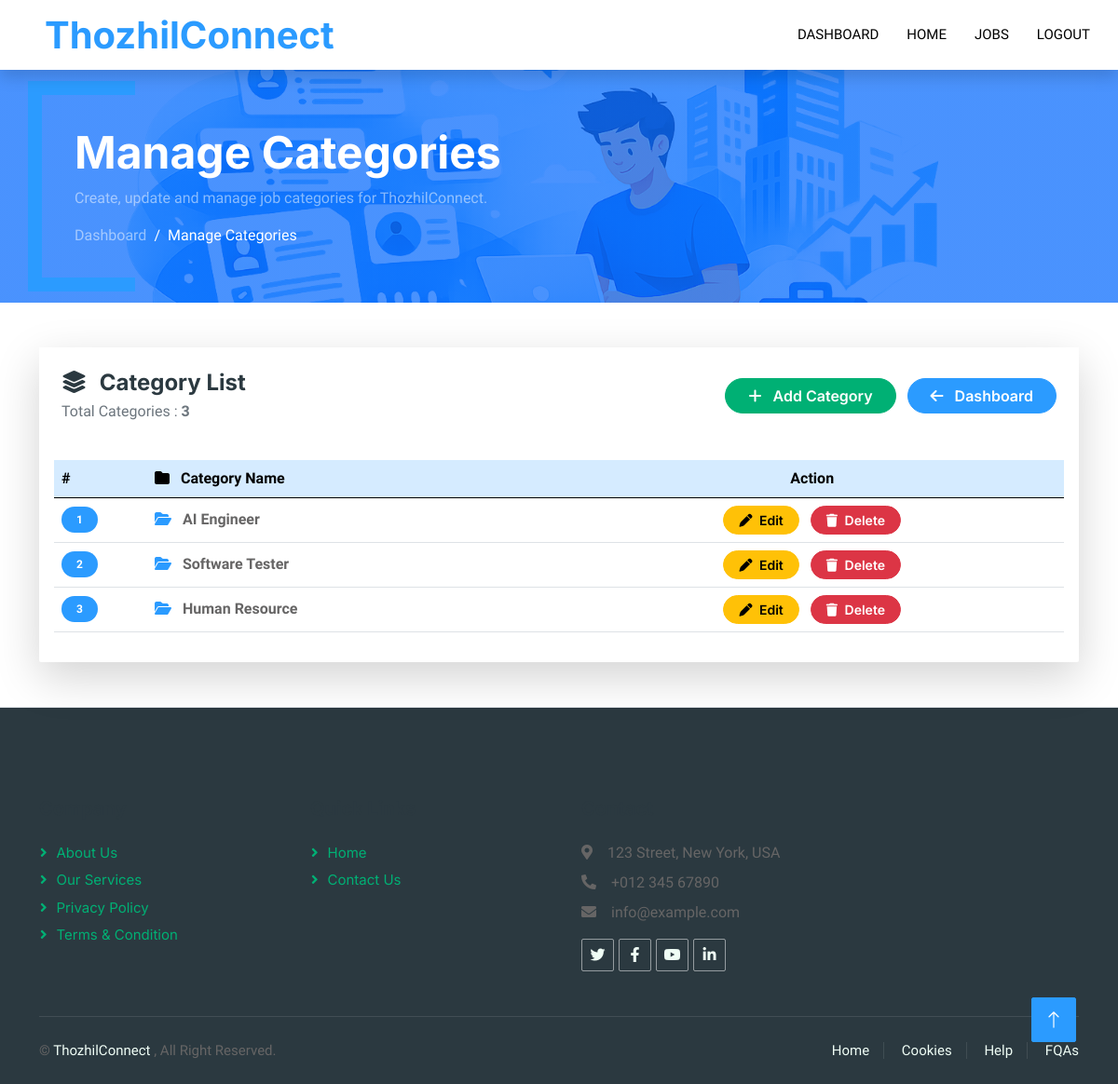
The app's page /adminpanel/categories (signed in) with its own data.
### jobs/models.py (models this page shows, shortened)
class Category(models.Model):
    category_name = models.CharField(max_length=100)
    icon = icon = models.CharField(max_length=100,default="fa-solid fa-briefcase")

### adminpanel/views.py (the view)
# urls.py: path('categories',views.ManageCategoryView.as_view(),name="categories"),
class ManageCategoryView(View):
    def get(self,request):
        if not request.user.is_superuser:
            return redirect("home")
        categories = Category.objects.all()
        context = {'categories':categories}
        return render(request,'adminpanel/categories.html',context)

### templates/adminpanel/categories.html (shortened to what this page needs)
{% extends 'base.html' %}
{% load static %}
{% block content %}
<div class="container-fluid page-header mb-5">
    <div class="container py-5">
        <h1 class="display-5 text-white fw-bold">
            Manage Categories
        </h1>
        <p class="text-white-50">
            Create, update and manage job categories for ThozhilConnect.
        </p>
        <nav aria-label="breadcrumb">
            <ol class="breadcrumb mb-0">
                <li class="breadcrumb-item">
                    <a href="{% url 'adminpanel:admindashboard' %}"
                       class="text-white-50">
                        Dashboard
                    </a>
                </li>
                <li class="breadcrumb-item active text-white">
                    Manage Categories
                </li>
            </ol>
        </nav>
    </div>
</div>
<div class="container mb-5">
    <div class="card border-0 shadow-lg rounded-4">
        <div class="card-header bg-white border-0 py-4 px-4">
            <div class="d-flex justify-content-between align-items-center flex-wrap">
                <div>
                    <h4 class="fw-bold text-dark mb-1">
                        <i class="fa-solid fa-layer-group me-2"></i>
                        Category List
                    </h4>
                    <p class="text-muted mb-0">
                        Total Categories :
                        <strong>{{ categories|length }}</strong>
                    </p>
                </div>
                <div class="mt-3 mt-md-0">
                    <a href="{% url 'adminpanel:add_category' %}"
                       class="btn btn-primary rounded-pill px-4 me-2">
                        <i class="fa-solid fa-plus me-2"></i>
                        Add Category
                    </a>
                    <a href="{% url 'adminpanel:admindashboard' %}"
                       class="btn btn-secondary rounded-pill px-4">
                        <i class="fa-solid fa-arrow-left me-2"></i>
                        Dashboard
                    </a>
                </div>
            </div>
        </div>
        <div class="card-body">
            <div class="table-responsive">
                <table class="table table-hover align-middle">
                    <thead class="table-secondary">
                        <tr>
                            <th width="100">
                                #
                            </th>
                            <th>
                                <i class="fa-solid fa-folder me-2"></i>
                                Category Name
                            </th>
                            <th class="text-center">
                                Action
                            </th>
                        </tr>
                    </thead>
                    <tbody>
                    {% for category in categories %}
                    <tr>
                        <td>
                            <span class="badge bg-secondary rounded-pill px-3 py-2">
                                {{ forloop.counter }}
                            </span>
                        </td>
                        <td>
                            <strong>
                                <i class="fa-solid fa-folder-open text-secondary me-2"></i>
                                {{ category.category_name }}
                            </strong>
                        </td>
                        <td class="text-center">
                            <a href="{% url 'adminpanel:edit_category' category.id %}"
                               class="btn btn-warning rounded-pill btn-sm px-3 me-2">
                                <i class="fa-solid fa-pen me-1"></i>
                                Edit
                            </a>
                            <a href="{% url 'adminpanel:delete_category' category.id %}"
                               class="btn btn-danger rounded-pill btn-sm px-3">
                                <i class="fa-solid fa-trash me-1"></i>
                                Delete
                            </a>
                        </td>
                    </tr>
                    {% endfor %}
                    </tbody>
                </table>
            </div>
        </div>
    </div>
</div>
{% endblock %}

### static/css/style.css (style rules this page uses)
:root { --primary: #2B9BFF; --secondary: #2B9BFF; --light: #EFFDF5; --dark: black; }
body { background-color: white; }
.btn { font-family: 'Inter', sans-serif; font-weight: 600; transition: .5s; }
.btn.btn-primary, .btn.btn-secondary { color: #FFFFFF; }
.header-carousel .container, .page-header .container { position: relative; padding: 45px 0 45px 35px; border-left: 15px solid var(--primary); }
.header-carousel .container::before, .header-carousel .container::after, .page-header .container::before, .page-header .container::after { position: absolute; content: ""; top: 0; left: 0; width: 100px; height: 15px; background: var(--primary); }
.header-carousel .container::after, .page-header .container::after { top: 100%; margin-top: -15px; }
.page-header { background: linear-gradient(rgba(13,110,253,.75), rgba(13,110,253,.75)), url("../img/hero.png"); background-position:center; background-size:cover; background-repeat:no-repeat; min-height:250px; display:flex; align-items:center; }
.page-header h1 { font-weight:700; }
.page-header .breadcrumb-item + .breadcrumb-item::before { color:hsl(0, 0%, 100%); }
.page-header .breadcrumb-item a { text-decoration:none; }

### records on screen
Category: category_name "AI Engineer"
Category: category_name "Software Tester"
Category: category_name "Human Resource"

### other values on screen
{{ categories|length }} "3"
